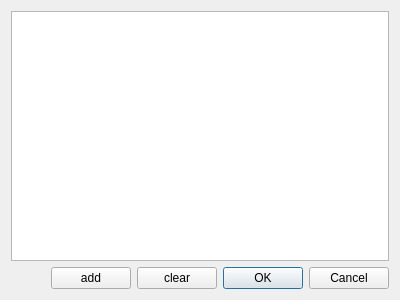
<?xml version="1.0" encoding="UTF-8"?>
<ui version="4.0">
 <class>ImagePreviewDialog</class>
 <widget class="QDialog" name="ImagePreviewDialog">
  <property name="geometry">
   <rect>
    <x>0</x>
    <y>0</y>
    <width>400</width>
    <height>300</height>
   </rect>
  </property>
  <property name="windowTitle">
   <string>Dialog</string>
  </property>
  <layout class="QVBoxLayout" name="verticalLayout">
   <item>
    <widget class="QListWidget" name="listWidget">
     <property name="flow">
      <enum>QListView::LeftToRight</enum>
     </property>
    </widget>
   </item>
   <item>
    <layout class="QHBoxLayout" name="horizontalLayout">
     <item>
      <spacer name="horizontalSpacer">
       <property name="orientation">
        <enum>Qt::Horizontal</enum>
       </property>
       <property name="sizeHint" stdset="0">
        <size>
         <width>40</width>
         <height>20</height>
        </size>
       </property>
      </spacer>
     </item>
     <item>
      <widget class="QPushButton" name="pushButton_append">
       <property name="text">
        <string>add</string>
       </property>
      </widget>
     </item>
     <item>
      <widget class="QPushButton" name="pushButton_clear">
       <property name="text">
        <string>clear</string>
       </property>
      </widget>
     </item>
     <item>
      <widget class="QDialogButtonBox" name="buttonBox">
       <property name="orientation">
        <enum>Qt::Horizontal</enum>
       </property>
       <property name="standardButtons">
        <set>QDialogButtonBox::Cancel|QDialogButtonBox::Ok</set>
       </property>
      </widget>
     </item>
    </layout>
   </item>
  </layout>
 </widget>
 <resources/>
 <connections>
  <connection>
   <sender>buttonBox</sender>
   <signal>accepted()</signal>
   <receiver>ImagePreviewDialog</receiver>
   <slot>accept()</slot>
   <hints>
    <hint type="sourcelabel">
     <x>248</x>
     <y>254</y>
    </hint>
    <hint type="destinationlabel">
     <x>157</x>
     <y>274</y>
    </hint>
   </hints>
  </connection>
  <connection>
   <sender>buttonBox</sender>
   <signal>rejected()</signal>
   <receiver>ImagePreviewDialog</receiver>
   <slot>reject()</slot>
   <hints>
    <hint type="sourcelabel">
     <x>316</x>
     <y>260</y>
    </hint>
    <hint type="destinationlabel">
     <x>286</x>
     <y>274</y>
    </hint>
   </hints>
  </connection>
 </connections>
</ui>
